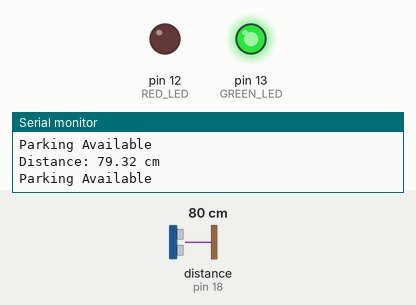
Simulated run of this sketch. Board: Arduino Uno, built with avr-gcc and run on an emulated ATmega328P. On the bench: output pins drawn as LEDs (lit = HIGH), the last lines printed to the serial monitor. Wiring (inferred from the names in the program): ultrasonic range finder: trigger pin 5; echo pin 18. The inputs (shaded band) are chosen by the test bench; at power-on: distance to the obstacle (sensor on pin 18) 80 cm. The echo pulse lasts 58.3 µs per cm; pins used as bus, display or sensor lines are not drawn.

Above: at 1.8 s.
1.9 s: distance to the obstacle (sensor on pin 18) set to 19 cm
3.4 s: distance to the obstacle (sensor on pin 18) set to 16 cm
At 4.7 s:
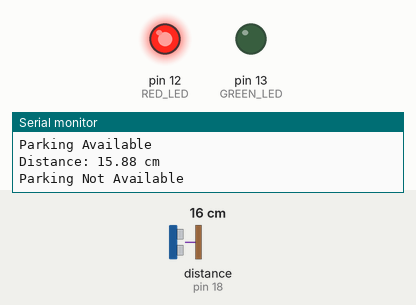
5.5 s: distance to the obstacle (sensor on pin 18) set to 18 cm
At 6.4 s:
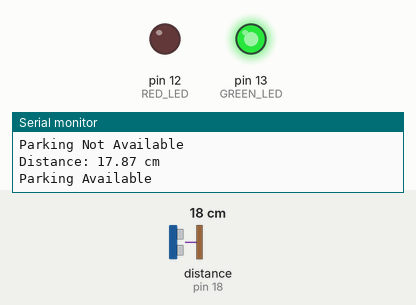
7.5 s: distance to the obstacle (sensor on pin 18) set to 2 cm
At 9.2 s:
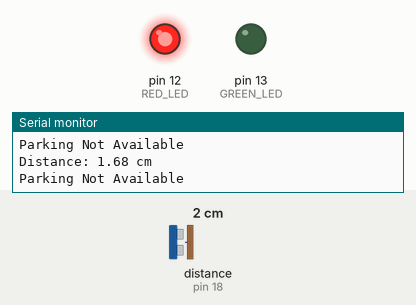
Timing chart, 0 to 10.5 s (numbered marks = the images above; inputs shaded):
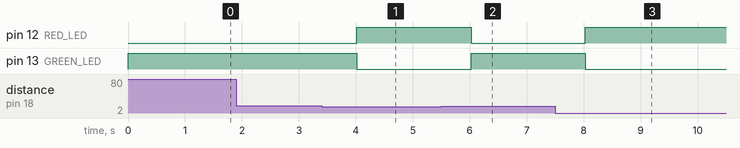

The sketch:

parking_indicator.ino
```cpp
#define TRIG_PIN 5
#define ECHO_PIN 18

#define GREEN_LED 13
#define RED_LED 12

const int THRESHOLD = 7 + 10;  // 7 + 10
long duration;
float distance_cm;

void setup() {
  Serial.begin(115200);

  pinMode(TRIG_PIN, OUTPUT);
  pinMode(ECHO_PIN, INPUT);

  pinMode(GREEN_LED, OUTPUT);
  pinMode(RED_LED, OUTPUT);
}

void loop() {
  // Trigger sonar
  digitalWrite(TRIG_PIN, LOW);
  delayMicroseconds(2);
  digitalWrite(TRIG_PIN, HIGH);
  delayMicroseconds(10);
  digitalWrite(TRIG_PIN, LOW);

  // Read echo
  duration = pulseIn(ECHO_PIN, HIGH);
  distance_cm = duration * 0.034 / 2;

  Serial.print("Distance: ");
  Serial.print(distance_cm);
  Serial.println(" cm");

  if (distance_cm > THRESHOLD) {
    digitalWrite(GREEN_LED, HIGH);
    digitalWrite(RED_LED, LOW);
    Serial.println("Parking Available");

  } else {
    digitalWrite(GREEN_LED, LOW);
    digitalWrite(RED_LED, HIGH);
    Serial.println("Parking Not Available");
  }

  delay(1000);
}
```

Measured:
- the behaviour switches between 18 and 17 cm on distance to the obstacle (sensor on pin 18) (found by bisection; images 0 and 1)
- after the input at 3.4 s, pin 12 (RED_LED): LOW → HIGH after 0.62 s; pin 13 (GREEN_LED): HIGH → LOW after 0.62 s
- after the input at 5.5 s, pin 12 (RED_LED): HIGH → LOW after 0.52 s; pin 13 (GREEN_LED): LOW → HIGH after 0.52 s
- after the input at 7.5 s, pin 12 (RED_LED): LOW → HIGH after 0.53 s; pin 13 (GREEN_LED): HIGH → LOW after 0.53 s
